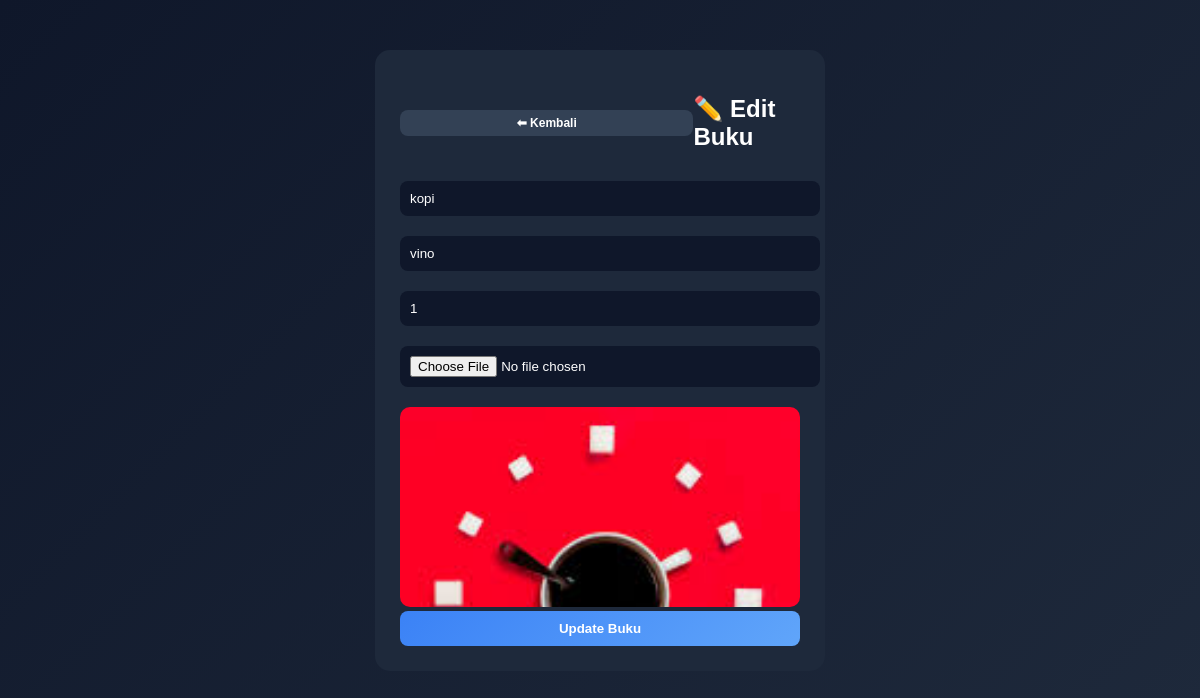
The page /admin/edit_buku.php?id=9 on the database its author committed.
### tables this page shows
CREATE TABLE `buku` (
  `id` int(11) NOT NULL,
  `judul` varchar(255) DEFAULT NULL,
  `penulis` varchar(255) DEFAULT NULL,
  `stok` int(11) DEFAULT NULL,
  `gambar` varchar(255) DEFAULT NULL
);

### admin/edit_buku.php (the view, shortened to what this page needs)
<?php
include __DIR__."/../config/koneksi.php";
$id = $_GET['id'];
$data = mysqli_fetch_assoc(mysqli_query($conn,"SELECT * FROM buku WHERE id='$id'"));
?>
<!DOCTYPE html>
<html>
<head>
</head>
<body>
<div class="container">
<div class="header">
    <button onclick="goBack()" class="btn-back">⬅ Kembali</button>
    <h2>✏️ Edit Buku</h2>
</div>
<form method="POST" enctype="multipart/form-data">
<input name="judul" value="<?= $data['judul']; ?>" required>
<input name="penulis" value="<?= $data['penulis']; ?>" required>
<input type="number" name="stok" value="<?= $data['stok']; ?>" required>
<input type="file" name="gambar" accept="image/*" onchange="previewImg(event)">
<div class="preview">
    <img id="imgPreview" src="../assets/img/<?= $data['gambar'] ?: 'noimage.png'; ?>">
</div>
<button name="update">Update Buku</button>
</form>
</div>
</body>
</html>

### admin/edit_buku.php (style rules this page uses)
body { margin:0; font-family:sans-serif; background: linear-gradient(135deg,#0f172a,#1e293b); color:white; }
.container { max-width:400px; margin:50px auto; background:#1e293b; padding:25px; border-radius:15px; }
.header { display:flex; justify-content:space-between; align-items:center; }
input { width:100%; padding:10px; margin:10px 0; border:none; border-radius:8px; background:#0f172a; color:white; }
button { width:100%; padding:10px; border:none; border-radius:8px; background:linear-gradient(135deg,#3b82f6,#60a5fa); color:white; font-weight:bold; cursor:pointer; }
.btn-back { background:#334155; border:none; padding:6px 12px; border-radius:8px; color:white; cursor:pointer; font-size:12px; }
.preview { margin-top:10px; text-align:center; }
.preview img { width:100%; max-height:200px; object-fit:cover; border-radius:10px; }

### rows shown on the page
buku: judul "kopi", penulis "vino", stok "1", gambar (picture)
